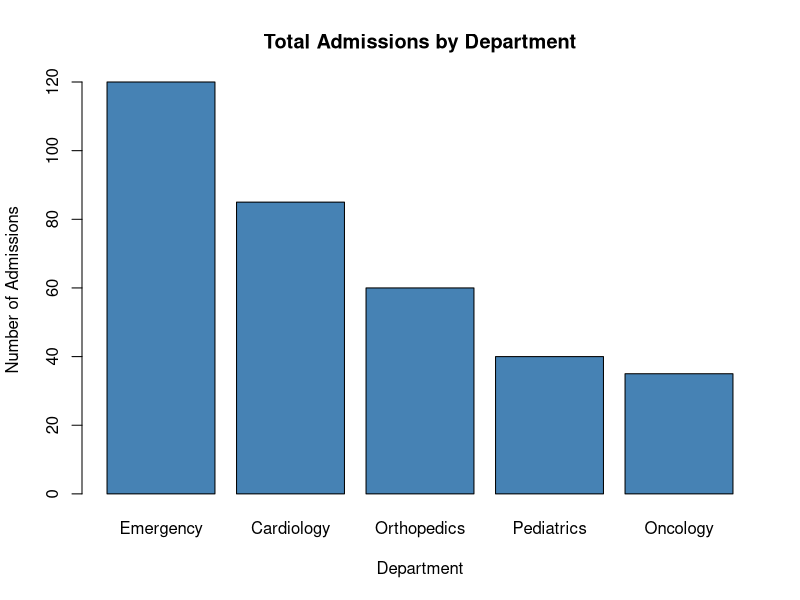

Reproduce this figure in R.
hospital_data <- data.frame(
  Department = c("Emergency", "Cardiology", "Orthopedics", "Pediatrics",
                 "Oncology"),
  Admissions = c(120, 85, 60, 40, 35),
  Male = c(70, 50, 35, 20, 15),
  Female = c(50, 35, 25, 20, 20))

print(hospital_data)

#Simple Bar Plot
barplot(
  height = hospital_data$Admissions,
  names.arg = hospital_data$Department,
  col = "steelblue",
  main = "Total Admissions by Department",
  xlab = "Department",
  ylab = "Number of Admissions")